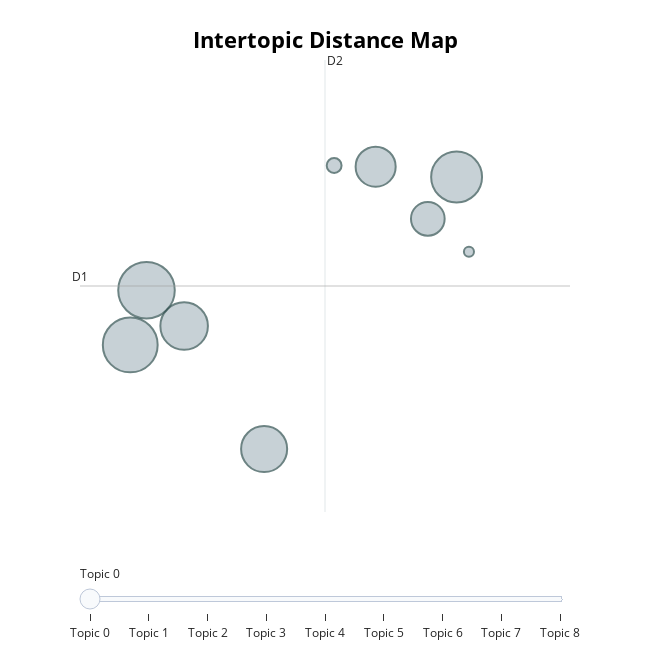

Here is the notebook cell this chart was saved with:
### Code cell
#Create a 2D representation of topics. 
topic_model.visualize_topics()

### Figure 1 — Plotly figure (JSON) as saved in the notebook; plotly's stock layout.template omitted (floating-point values rounded to 4 significant figures)
{"data": [{"customdata": [[0, "bevölkerung | nachhaltig | verbesserung | ländlich | infrastruktur", 347], [1, "unternehmen | bank | fond | unterstützen | privat", 326], [2, "gesundheit | bevölkerung | frau | kind | reproduktiv", 281], [3, "nachhaltig | natürlich | schutzgebiet | ressource | schutz", 245], [4, "energie | erneuerbar | investition | energieeffizienz | leisten", 230], [5, "flüchtling | syrisch | libanon | syrien | palästinensisch", 174], [6, "ausbildung | bildung | pee | beruflich | qualität", 123], [7, "ukraine | ukrainisch | ukrain | kind | sozial", 24], [8, "polio | nigeria | who | eradication | ausrottung", 11]], "hovertemplate": "<b>Topic %{customdata[0]}</b><br>%{customdata[1]}<br>Size: %{customdata[2]}", "legendgroup": "", "marker": {"color": "#B0BEC5", "line": {"color": "DarkSlateGrey", "width": 2}, "size": [347, 326, 281, 245, 230, 174, 123, 24, 11], "sizemode": "area", "sizeref": 0.2169, "symbol": "circle"}, "mode": "markers", "name": "", "orientation": "v", "showlegend": false, "type": "scatter", "x": [4.655, 4.439, 8.765, 5.154, 6.214, 7.692, 8.383, 7.142, 8.928], "xaxis": "x", "y": [7.054, 6.387, 8.435, 6.617, 5.116, 8.561, 7.926, 8.577, 7.523], "yaxis": "y"}], "layout": {"annotations": [{"showarrow": false, "text": "D1", "x": 3.774, "y": 7.106, "yshift": 10}, {"showarrow": false, "text": "D2", "x": 7.021, "xshift": 10, "y": 9.863}], "height": 650, "hoverlabel": {"bgcolor": "white", "font": {"family": "Rockwell", "size": 16}}, "legend": {"itemsizing": "constant", "tracegroupgap": 0}, "margin": {"t": 60}, "shapes": [{"line": {"color": "#CFD8DC", "width": 2}, "type": "line", "x0": 7.021, "x1": 7.021, "y0": 4.349, "y1": 9.863}, {"line": {"color": "#9E9E9E", "width": 2}, "type": "line", "x0": 3.774, "x1": 10.27, "y0": 7.106, "y1": 7.106}], "sliders": [{"active": 0, "pad": {"t": 50}, "steps": [{"args": [{"marker.color": [["red", "#B0BEC5", "#B0BEC5", "#B0BEC5", "#B0BEC5", "#B0BEC5", "#B0BEC5", "#B0BEC5", "#B0BEC5"]]}], "label": "Topic 0", "method": "update"}, {"args": [{"marker.color": [["#B0BEC5", "red", "#B0BEC5", "#B0BEC5", "#B0BEC5", "#B0BEC5", "#B0BEC5", "#B0BEC5", "#B0BEC5"]]}], "label": "Topic 1", "method": "update"}, {"args": [{"marker.color": [["#B0BEC5", "#B0BEC5", "red", "#B0BEC5", "#B0BEC5", "#B0BEC5", "#B0BEC5", "#B0BEC5", "#B0BEC5"]]}], "label": "Topic 2", "method": "update"}, {"args": [{"marker.color": [["#B0BEC5", "#B0BEC5", "#B0BEC5", "red", "#B0BEC5", "#B0BEC5", "#B0BEC5", "#B0BEC5", "#B0BEC5"]]}], "label": "Topic 3", "method": "update"}, {"args": [{"marker.color": [["#B0BEC5", "#B0BEC5", "#B0BEC5", "#B0BEC5", "red", "#B0BEC5", "#B0BEC5", "#B0BEC5", "#B0BEC5"]]}], "label": "Topic 4", "method": "update"}, {"args": [{"marker.color": [["#B0BEC5", "#B0BEC5", "#B0BEC5", "#B0BEC5", "#B0BEC5", "red", "#B0BEC5", "#B0BEC5", "#B0BEC5"]]}], "label": "Topic 5", "method": "update"}, {"args": [{"marker.color": [["#B0BEC5", "#B0BEC5", "#B0BEC5", "#B0BEC5", "#B0BEC5", "#B0BEC5", "red", "#B0BEC5", "#B0BEC5"]]}], "label": "Topic 6", "method": "update"}, {"args": [{"marker.color": [["#B0BEC5", "#B0BEC5", "#B0BEC5", "#B0BEC5", "#B0BEC5", "#B0BEC5", "#B0BEC5", "red", "#B0BEC5"]]}], "label": "Topic 7", "method": "update"}, {"args": [{"marker.color": [["#B0BEC5", "#B0BEC5", "#B0BEC5", "#B0BEC5", "#B0BEC5", "#B0BEC5", "#B0BEC5", "#B0BEC5", "red"]]}], "label": "Topic 8", "method": "update"}]}], "title": {"font": {"color": "Black", "size": 22}, "text": "<b>Intertopic Distance Map</b>", "x": 0.5, "xanchor": "center", "y": 0.95, "yanchor": "top"}, "width": 650, "xaxis": {"anchor": "y", "domain": [0, 1], "range": [3.774, 10.27], "title": {"text": ""}, "visible": false}, "yaxis": {"anchor": "x", "domain": [0, 1], "range": [4.349, 9.863], "title": {"text": ""}, "visible": false}}}
